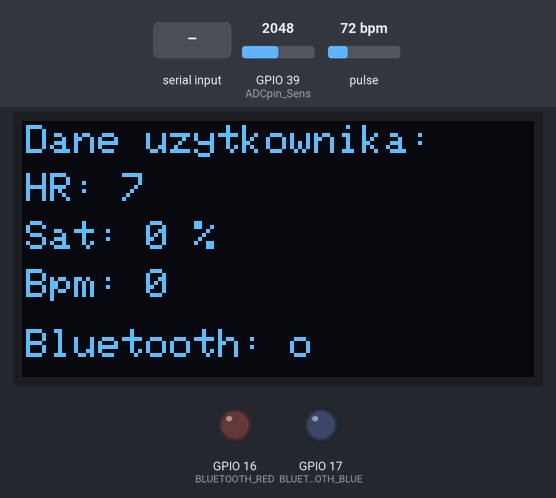
Bench run of a sketch on a simulated ESP32. On the bench: 128×64 one-colour display, output pins drawn as LEDs (lit = HIGH). The test bench sets the inputs (shaded band); at power-on: pulse 72 bpm, GPIO 39 (ADCpin_Sens) = 2048. The display library's start-up logo is not drawn; storage starts empty; nothing arrives over Bluetooth unless stated; pins used as bus, display or sensor lines are not drawn; what the sketch prints to the serial monitor is not drawn.

Above: at 2.7 s.
2.8 s: "1;" received over the second serial link
At 4.4 s:
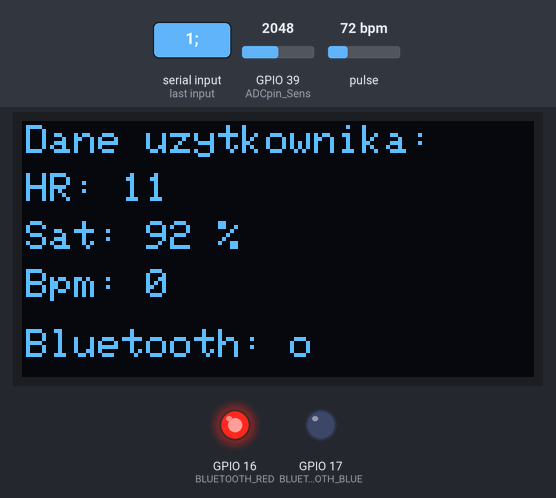
5.8 s: "Connect;" received over the second serial link
At 7.1 s:
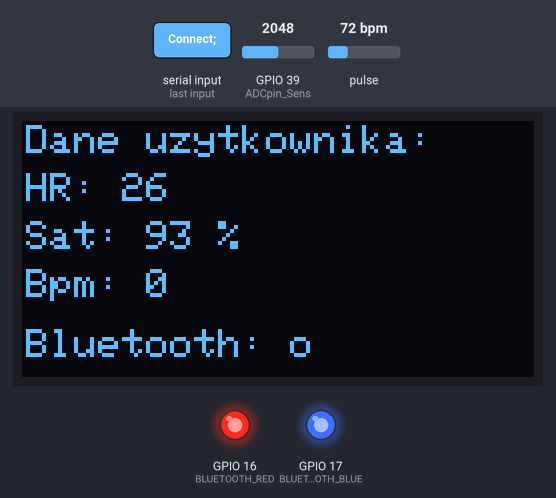
8.8 s: "0;" received over the second serial link
At 11.7 s:
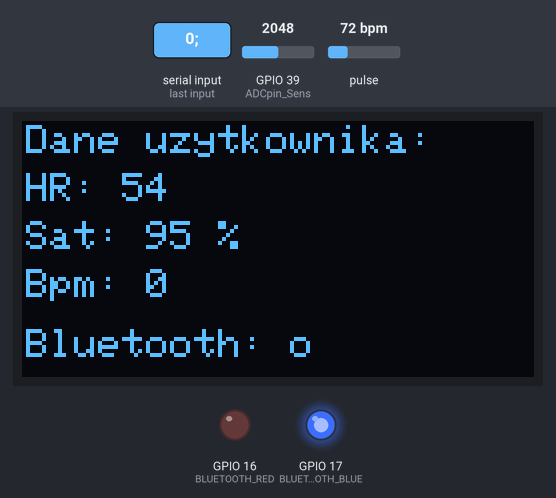
11.8 s: pulse set to 42 bpm
At 14.7 s:
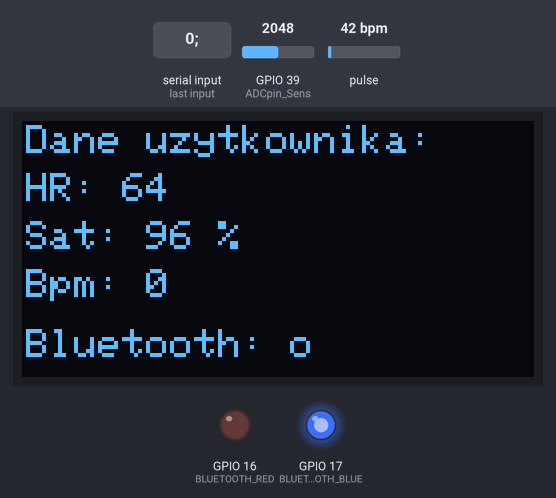
14.8 s: GPIO 39 (ADCpin_Sens) set to 3040
17.8 s: pulse set to 100 bpm
At 20.2 s:
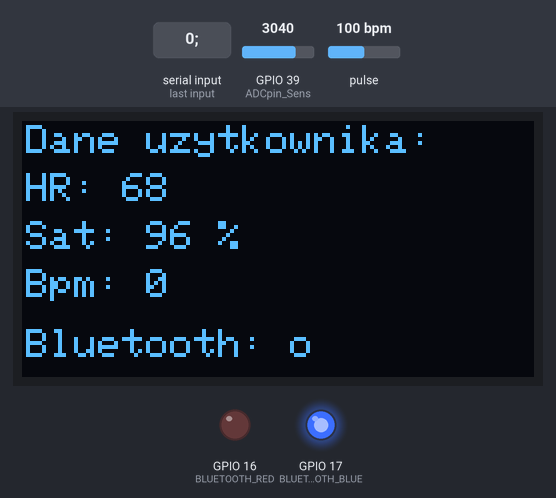
Timing chart, 0 to 21.7 s (numbered marks = the images above; inputs shaded):
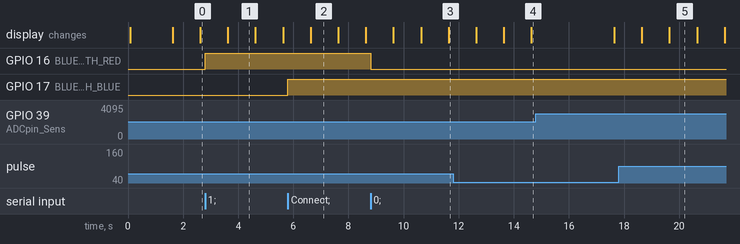

Measured:
- after the input at 2.8 s, GPIO 16 (BLUETOOTH_RED): LOW → HIGH at once
- after the input at 5.8 s, GPIO 17 (BLUETOOTH_BLUE): LOW → HIGH at once
- after the input at 8.8 s, GPIO 16 (BLUETOOTH_RED): HIGH → LOW at once
- what the display in image 1 shows lasts 1.0 s, from 3.6 s to 4.6 s

The sketch:

inzynierka.ino
```cpp
#include "BluetoothSerial.h"
#include "esp_timer.h"
#include "SPI.h"
#include "FS.h"
#include "SD.h"
#include <Wire.h>
#include<numeric>
#include "MAX30105.h"
#include "heartRate.h"
#include <Adafruit_SH110X.h>


#define BLUETOOTH_RED 16
#define BLUETOOTH_BLUE 17
#define i2c_address_oled 0x3c
#define SCREEN_WIDTH 128 // w px
#define SCREEN_HEIGHT 64
#define OLED_RESET -1
Adafruit_SH1106G display = Adafruit_SH1106G(SCREEN_WIDTH, SCREEN_HEIGHT, &Wire, OLED_RESET);  // definicja wyswietlacza

class SensorsData {
private:
  int time;
  int x;
  int y;
  int z;
  int bpm;
  int spo2;
  int breath;
  char buffer[200];
public:
  SensorsData() {
    this->time = 0;
    this->x = 0;
    this->y = 0;
    this->z = 0;
    this->bpm = 0;
    this->spo2 = 0;
    this->breath = 0;
    buffer_update();
  }
  int *get_x_pointer() {
    return &x;
  }
  int *get_y_pointer() {
    return &y;
  }
  int *get_z_pointer() {
    return &z;
  }
  int *get_bpm_pointer() {
    return &bpm;
  }
  int *get_spo2_pointer() {
    return &spo2;
  }
  int *get_breath_pointer() {
    return &breath;
  }
  void time_update(int seconds) {
    this->time += seconds;
  }
  void reset_time() {
    this->time = 0;
  }
  void buffer_update() {
    int size = sprintf(buffer, "%d,%d,%d,%d,%d,%d,%d\n", time, x, y, z, bpm, spo2, breath) + 2;
    sprintf(buffer, "%d%d,%d,%d,%d,%d,%d,%d\n", size, time, x, y, z, bpm, spo2, breath);
  }
  char *getBuffer() {
    return buffer;
  }
};

class ADXL345 {
private:
  int ADXL345_POWER_CTL = 0x2D;
  int ADXL345_ADDRESS = 0x53;
  int ADXL345_DATA_FORMAT = 0x31;
  int ADXL345_ACT_INACT_CTL = 0x27;
  int MISO = 12;
  int MOSI = 13;
  int SCK = 14;
  int CS = 15;
  SPIClass hspi;
  byte _buff[6];
public:
  ADXL345()
    : hspi(HSPI) {}
  void init() {
    hspi.begin(SCK, MISO, MOSI, CS);
    hspi.setDataMode(SPI_MODE3);
    pinMode(CS, OUTPUT);
    digitalWrite(CS, HIGH);
    powerOn();
    delay(500);
    setRangeSetting(16);
    delay(500);
    setRegisterBit(ADXL345_DATA_FORMAT, 6, 0);
    delay(500);
  }
  void readAcc(int *x, int *y, int *z) {
    readFrom(0x32, 6, _buff);
    *x = (int16_t)((((int)_buff[1]) << 8) | _buff[0]);
    *y = (int16_t)((((int)_buff[3]) << 8) | _buff[2]);
    *z = (int16_t)((((int)_buff[5]) << 8) | _buff[4]);
  }
private:
  void readFrom(byte _reg_adress, int num, byte _buff[]) {
    char _address = 0x80 | _reg_adress;
    if (num > 1) {
      _address = _address | 0x40;
    }
    digitalWrite(CS, LOW);
    hspi.transfer(_address);
    for (int i = 0; i < num; i++) {
      _buff[i] = hspi.transfer(0x00);
    }
    digitalWrite(CS, HIGH);
  }
  void powerOn() {
    writeTo(ADXL345_POWER_CTL, 0);
    writeTo(ADXL345_POWER_CTL, 16);
    writeTo(ADXL345_POWER_CTL, 8);
  }
  void writeTo(byte _reg_address, byte _val) {
    digitalWrite(CS, LOW);
    hspi.transfer(_reg_address);
    hspi.transfer(_val);
    digitalWrite(CS, HIGH);
  }
  void setRangeSetting(int val) {
    byte _s;
    byte _b;
    switch (val) {
      case 2:
        _s = B00000000;
        break;
      case 4:
        _s = B00000001;
        break;
      case 8:
        _s = B00000010;
        break;
      case 16:
        _s = B00000011;
        break;
      default:
        _s = B00000000;
        break;
    }
    readFrom(ADXL345_DATA_FORMAT, 1, &_b);
    _s |= (_b & B11101100);
    writeTo(ADXL345_DATA_FORMAT, _s);
  }
  void setRegisterBit(byte regAdress, int bitPos, bool state) {
    byte _b;
    readFrom(regAdress, 1, &_b);
    if (state) {
      _b |= (1 << bitPos);
    } else {
      _b &= ~(1 << bitPos);
    }
    writeTo(regAdress, _b);
  }
};

class MAX30102 {

private:
  MAX30105 particleSensor;

//------------------------Define I2C pins---------------------------------
#define I2C_SDA 21
#define I2C_SCL 22

  //------------------------Variables to calculate SpO2---------------------
  double avered = 0;
  double aveir = 0;
  double sumirrms = 0;
  double sumredrms = 0;
  int i_val = 0;
  int Num = 100;  //calculate SpO2 by this sampling interval

  int oxygen;
  double ESpO2 = 95.0;  //initial value of estimated SpO2
  double FSpO2 = 0.7;   //filter factor for estimated SpO2
  double frate = 0.95;  //low pass filter for IR/red LED value to eliminate AC component

#define TIMETOBOOT 3000  // wait for this time(msec) to output SpO2
#define FINGER_ON 7000   // if red signal is lower than this , it indicates your finger is not on the sensor
#define MINIMUM_SPO2 0.0
#define MINIMUM_BPM 0
#define USEFIFO
#define RATE_SIZE 15  //Increase this for more averaging. 4 is good.

  //------------------------Variables to calculate HR---------------------
  byte rates[RATE_SIZE];  //Array of heart rates
  byte rateSpot = 0;
  long lastBeat = 0;  //Time at which the last beat occurred
  float beatsPerMinute;
  int beatAvg;
  long irValue;

public:
  MAX30102()
    : particleSensor() {}

  void init() {
    //Setup I2C communication
    Wire.begin(I2C_SDA, I2C_SCL);

    //Begin MAX30102 sensor
    particleSensor.begin();

    //-----------------Setup MAX30102 for best results--------------------------------
    byte ledBrightness = 20;  //Options: 0=Off to 255=50mA
    byte sampleAverage = 8;   //Options: 1, 2, 4, 8, 16, 32
    byte ledMode = 2;         //Options: 1 = Red only, 2 = Red + IR, 3 = Red + IR + Green
    int sampleRate = 400;     //Options: 50, 100, 200, 400, 800, 1000, 1600, 3200
    int pulseWidth = 411;     //Options: 69, 118, 215, 411
    int adcRange = 4096;      //Options: 2048, 4096, 8192, 16384

    //particleSensor.setup(ledBrightness, sampleAverage, ledMode, sampleRate, pulseWidth, adcRange); //Configure sensor with these settings
    particleSensor.setup();
    particleSensor.enableDIETEMPRDY();
  }

  void calc_HR() {
    //------------------------Calculate HR----------------------------
    irValue = particleSensor.getIR();

    if (checkForBeat(irValue) == true) {
      //Sensed a beat
      long delta = millis() - lastBeat;
      lastBeat = millis();

      //Calculate BPM
      beatsPerMinute = 60.0 / (delta / 1000.0);

      //Moving average
      if (beatsPerMinute < 255 && beatsPerMinute > 20) {
        rates[rateSpot++] = (byte)beatsPerMinute;  //Store this reading in the array
        rateSpot %= RATE_SIZE;                     //Wrap variable

        //Take average of readings
        beatAvg = 0;
        // for (byte x = 0; x < RATE_SIZE; x++)
        //   beatAvg += rates[x];
        beatAvg = std::accumulate(rates,rates+RATE_SIZE,beatAvg);
        beatAvg /= RATE_SIZE;
      }
    }
  }

  void calc_SpO2() {
    //------------------------Calculate SpO2----------------------------
    uint32_t ir, red, green;
    double fred, fir;
    double SpO2 = 0;  //raw SpO2 before low pass filtered

    particleSensor.check();  //Check the sensor, read up to 3 samples

    while (particleSensor.available()) {
      // Get data
      red = particleSensor.getFIFORed();
      ir = particleSensor.getFIFOIR();
      //
      i_val++;
      fred = (double)red;
      fir = (double)ir;
      avered = avered * frate + (double)red * (1.0 - frate);  //average red level by low pass filter
      aveir = aveir * frate + (double)ir * (1.0 - frate);     //average IR level by low pass filter
      sumredrms += (fred - avered) * (fred - avered);         //square sum of alternate component of red level
      sumirrms += (fir - aveir) * (fir - aveir);              //square sum of alternate component of IR level

      if (millis() > TIMETOBOOT) {
        // SpO2 upper & lower limit
        if (ESpO2 <= -1) {
          ESpO2 = 0;
        }
        if (ESpO2 > 100) {
          ESpO2 = 100;
        }
        oxygen = ESpO2;
      }
      // Calculate SpO2 from equation
      if ((i_val % Num) == 0) {
        double R = (sqrt(sumredrms) / avered) / (sqrt(sumirrms) / aveir);  //SpO2 Ratio
        SpO2 = -23.3 * (R - 0.4) + 100;                                    //SpO2 from Sample Calibration Curve
        ESpO2 = FSpO2 * ESpO2 + (1.0 - FSpO2) * SpO2;                      //low pass filter

        // Reset sum values
        sumredrms = 0.0;
        sumirrms = 0.0;
        i_val = 0;
        break;
      }
      particleSensor.nextSample();  //Move to next sample
    }
  }

  void readVal(int *bpm, int *spo2) {
    //------------------------Show values----------------------------
    if (irValue > FINGER_ON)  //If a finger is detected
    {
      *bpm = beatAvg;
      *spo2 = oxygen;
    } else {
      beatAvg = MINIMUM_BPM;
      ESpO2 = MINIMUM_SPO2;  //indicator for finger detached
      *bpm = beatAvg;
      *spo2 = 0;
      Serial.println("Please place your finger");
    }
  }
};

class BreathSensor {

private:
// ---------------------Defines and variables------------------------
#define ADCpin_Sens 39         // ADC pin number
#define MINIMUM_RESPIRATORY 0  // Reset respiratory rate value after crash
#define RATE_SIZE2 8           //Variable for moving average - (Increase this for more averaging. 4 is good.)

  const int Min_SensVal = 700;   //Minimal value of respiratory samples
  const int Max_SensVal = 3000;  //Maximum value of respiratory samples

  const double frate = 0.95;       //Weight of low pass filter
  const int sampling_data3 = 100;  //Change sampling data in milliseconds

  int16_t AC_Max = 2;   //Initial value of local max
  int16_t AC_Min = -2;  //Initial value of local min

  //-----------Variables for writing respiratory data samples-----------
  int sensVal = 0;
  bool isSensTrue = false;
  unsigned long previousMillis3 = 0;

  //-------------Variables for checkForBreath() function----------------
  double avesens = 0;
  double avesens_prev;
  int32_t avg_reg = 0;
  int16_t testEstimator;
  int16_t Signal_min = 0;
  int16_t Signal_max = 0;
  int16_t posEdge = 0;
  int16_t negEdge = 0;

  // --------------Variables for moving average calculation-------------
  byte rates2[RATE_SIZE2];  //Array of breath rates2
  byte rates2pot = 0;
  long lastBreath = 0;  //Time at which the last beat occurred
  float breathsPerMinute;
  int breathAvg;

public:

  int16_t averageEstimator(int32_t *p, uint16_t x) {
    *p += ((((long)x << 15) - *p) >> 4);
    return (*p >> 15);
  }


  bool checkForBreath(int32_t sample) {
    bool breathDetected = false;

    testEstimator = averageEstimator(&avg_reg, sensVal);  //DC Estimator of respiratory data sample
    double minus_Est = sensVal - testEstimator;           //AC value of respiratory data sample

    avesens = avesens * frate + minus_Est * (1.0 - frate);  //Low pass filter of AC value

    //  Detect positive zero crossing (rising edge)
    if ((avesens_prev < 0) & (avesens >= 0)) {
      AC_Max = Signal_max;  //Adjust our AC max and min
      AC_Min = Signal_min;

      posEdge = 1;
      negEdge = 0;
      Signal_max = 0;

      if ((AC_Max - AC_Min) >= 1 & (AC_Max - AC_Min) < 100)  //Adjust values to work with sensor
      {
        breathDetected = true;
        Serial.println("Breath detected");
      }
    }

    //  Detect negative zero crossing (falling edge)
    if ((avesens_prev > 0) & (avesens <= 0)) {
      posEdge = 0;
      negEdge = 1;
      Signal_min = 0;
    }

    //  Find Maximum value in positive cycle
    if (posEdge & (avesens > avesens_prev)) {
      Signal_max = avesens;
    }

    //  Find Minimum value in negative cycle
    if (negEdge & (avesens < avesens_prev)) {
      Signal_min = avesens;
    }

    return (breathDetected);
  }


  void calc_RespRate() {
    if ((millis() - previousMillis3) > sampling_data3) {
      avesens_prev = avesens;

      sensVal = analogRead(ADCpin_Sens);

      //Check if value of respiratory data sample is real
      if (sensVal > Max_SensVal || sensVal < Min_SensVal) {
        isSensTrue = false;
      } else {
        isSensTrue = true;
      }

      if (checkForBreath(sensVal) == true) {
        //Sensed a breath
        long delta = millis() - lastBreath;
        lastBreath = millis();

        //Calculate Respiratory rate
        breathsPerMinute = 60.0 / (delta / 1000.0);

        //Moving average
        if (breathsPerMinute < 60 && breathsPerMinute > 0) {
          rates2[rates2pot++] = (byte)breathsPerMinute;  //Store this reading in the array
          rates2pot %= RATE_SIZE2;                       //Wrap variable

          //Take average of readings
          breathAvg = 0;
          // for (byte x = 0; x < RATE_SIZE2; x++)
          //   breathAvg += rates2[x];
          breathAvg = std::accumulate(rates2,rates2+RATE_SIZE2,breathAvg);
          breathAvg /= RATE_SIZE2;
        }
      }
      previousMillis3 = millis();
    }
  }


  void readVal(int *breath)
  {
    if (isSensTrue == true){
      *breath = breathAvg;
    }
    else{
      breathAvg = MINIMUM_RESPIRATORY;
      *breath = breathAvg;
      Serial.println("Breath sensor disconnected");
    }
  }

};


BluetoothSerial SerialBT;
SensorsData sensorsData = SensorsData();
ADXL345 adxl345 = ADXL345();
MAX30102 max30102 = MAX30102();
BreathSensor breathsensor = BreathSensor();

int card_seconds = 1;
int card_time = 1000000 * card_seconds;

unsigned long previousMillis = 0;
const long sendingDataInterval =  card_time / 1000;

unsigned long bufferPreviousUpdateTime = 0;
const long bufferUpdateInterval_milis = 1000;

//-----------------Additional variables-----------------
unsigned long previousMillis2 = 0;
int sampling_data = 100;  //change sampling data in milliseconds

void setup() {
  Serial.begin(115200);
  SerialBT.begin("ESP32");
  init_display();
  adxl345.init();
  max30102.init();

  pinMode(BLUETOOTH_RED, OUTPUT);
  pinMode(BLUETOOTH_BLUE, OUTPUT);
  digitalWrite(BLUETOOTH_RED, LOW);
  digitalWrite(BLUETOOTH_BLUE, LOW);
}
void cardSD(SensorsData *data) {
  if (!SD.begin()) {
    Serial.println("Card Mount Failed.");
    return;
  }

  uint8_t cardType = SD.cardType();

  if (cardType == CARD_NONE) {
    Serial.println("No SD card attached.");
    return;
  }
  appendFile(SD, "/sensors_data.txt", data->getBuffer());
}

void loop() {

  breathsensor.calc_RespRate();
  max30102.calc_HR();
  max30102.calc_SpO2();

  if ((millis() - previousMillis2) > sampling_data) {
    Serial.print(*sensorsData.get_x_pointer());
    Serial.print(", ");
    Serial.print(*sensorsData.get_y_pointer());
    Serial.print(", ");
    Serial.print(*sensorsData.get_z_pointer());
    Serial.print(", ");
    Serial.print(*sensorsData.get_bpm_pointer());
    Serial.print(", ");
    Serial.print(*sensorsData.get_spo2_pointer());
    Serial.print(", ");
    Serial.println(*sensorsData.get_breath_pointer());
    previousMillis2 = millis();
  }

  if (!SerialBT.hasClient()) {
    digitalWrite(BLUETOOTH_RED, LOW);
    digitalWrite(BLUETOOTH_BLUE, LOW);
  }
  if (SerialBT.available()) {
    String command = SerialBT.readStringUntil(';');
    Serial.print("Recieved command: ");
    Serial.println(command);
    if (command == "1") {
      digitalWrite(BLUETOOTH_RED, HIGH);
    }
    if (command == "0") {
      digitalWrite(BLUETOOTH_RED, LOW);
    }
    if (command == "Connect") {
      digitalWrite(BLUETOOTH_BLUE, HIGH);
    }
    if (command == "Disconnect") {
      digitalWrite(BLUETOOTH_BLUE, LOW);
    }
  }
  unsigned long currentMillis = millis();
  if (currentMillis - bufferPreviousUpdateTime >= bufferUpdateInterval_milis) {
    bufferPreviousUpdateTime = currentMillis;
    sensorsData.time_update(card_seconds);
    adxl345.readAcc(
      sensorsData.get_x_pointer(),
      sensorsData.get_y_pointer(),
      sensorsData.get_z_pointer());
    max30102.readVal(
      sensorsData.get_bpm_pointer(),
      sensorsData.get_spo2_pointer());
    breathsensor.readVal(
      sensorsData.get_breath_pointer()
    );
    sensorsData.buffer_update();
    update_oled(sensorsData.get_bpm_pointer(), sensorsData.get_spo2_pointer(),sensorsData.get_breath_pointer(),SerialBT.hasClient());
  }

  currentMillis = millis();
  if (currentMillis - previousMillis >= sendingDataInterval) {
    previousMillis = currentMillis;
    cardSD(&sensorsData);
    SerialBT.println(sensorsData.getBuffer());
  }
}


void appendFile(fs::FS &fs, const char *path, const char *message) {
  File file = fs.open(path, FILE_APPEND);
  if (!file) {
    Serial.println("Failed to open file for appending.");
    return;
  }
  if (file.print(message)) {
    Serial.println("Message appended.");
  } else {
    Serial.println("Append failed.");
  }
  file.close();
}

  void update_oled(int *bpm, int *spo2,int *breath,bool bt)
{
  display.clearDisplay(); // clear bufora
  display.setTextSize(1);  // ustawienie rozmiaru tekstu
  display.setTextColor(SH110X_WHITE);  // wybor koloru (biały/czarny)
  display.setCursor(1,1);  // pozycjonowanie kursora do pisania
  display.println("Dane uzytkownika:");  // wypisywany tekst
  display.setCursor(1,13);  // pozycjonowanie kursora do pisania
  display.print("HR: ");  // druga linijka tekstu
  display.println(String(*bpm));
  display.setCursor(1,25);  // pozycjonowanie kursora do pisania
  display.print("Sat: ");  // druga linijka tekstu
  display.print(String(*spo2));  // druga linijka tekstu
  display.println(" %");  // druga linijka tekstu
  display.setCursor(1,37);  // pozycjonowanie kursora do pisania
  display.print("Bpm: ");  // trzecia linijka tekstu
  display.println(String(*breath));  // trzecia linijka tekstu
  display.setCursor(1,52);  // pozycjonowanie kursora do pisania
  if (bt == true){
    display.println("Bluetooth: o");
  }
  else{
    display.println("Bluetooth: x");  // druga linijka tekstu
  }
  display.display();  // wyswietlenie bufora z tekstem
}

void init_display(){
  display.begin(i2c_address_oled,true); // rozpoczecie komunikacji
  display.display(); // wyswietlenie bufora
  display.clearDisplay(); // clear bufora
  display.setTextSize(1);  // ustawienie rozmiaru tekstu
  display.setTextColor(SH110X_WHITE);  // wybor koloru (biały/czarny)
  display.setCursor(1,1);  // pozycjonowanie kursora do pisania
  display.println("Dane uzytkownika:");  // wypisywany tekst
  display.setCursor(1,13);  // pozycjonowanie kursora do pisania
  display.println("HR: 2137");  // druga linijka tekstu
  display.setCursor(1,25);  // pozycjonowanie kursora do pisania
  display.println("Sat: 100 %");  // druga linijka tekstu
  display.setCursor(1,52);  // pozycjonowanie kursora do pisania
  display.println("Bluetooth: x");  // druga linijka tekstu
  display.display();  // wyswietlenie bufora z tekstem
}
```
